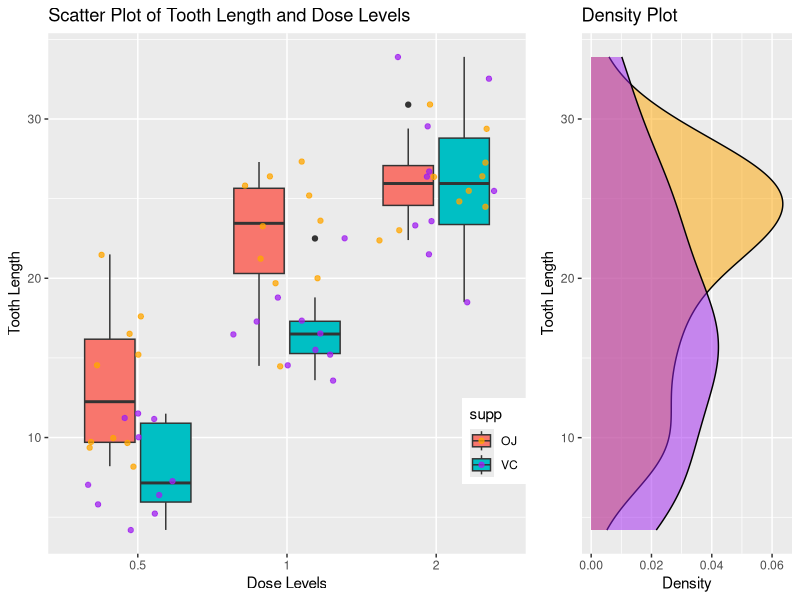

Here is the R script that generated this plot: (Note: this script raises an error after producing the figure.)
## ---- chunk 1
library(ggplot2)
library(datasets)
library(gridExtra)
data(ToothGrowth)
attach(ToothGrowth)
## ---- chunk 2
ToothGrowth$dose <- factor(ToothGrowth$dose)
## ---- chunk 3
str(ToothGrowth)
## ---- chunk 4
set.seed(123)
scatter <- ggplot(ToothGrowth,aes(dose,len)) + 
  geom_boxplot(aes(fill=supp)) + 
  geom_jitter(alpha=I(3/4),aes(color=supp)) + 
  scale_color_manual(values=c("orange","purple")) + 
  theme(legend.position=c(1,0.3),legend.justification=c(1,1)) + 
  labs(title="Scatter Plot of Tooth Length and Dose Levels",x="Dose Levels",y="Tooth Length")
## ---- chunk 5
plot_right <- ggplot(ToothGrowth,aes(len,fill=supp)) + 
  geom_density(alpha=.5) + 
  coord_flip() + 
  scale_fill_manual(values=c("orange","purple")) + 
  theme(legend.position="none") + 
  labs(title="Density Plot",y="Density",x="Tooth Length")
## ---- chunk 6
grid.arrange(scatter, plot_right, ncol=2, nrow=1, widths=c(4, 2))
## ---- chunk 7
summary(ToothGrowth)
## ---- chunk 8
table(ToothGrowth$supp,ToothGrowth$dose)
## ---- chunk 9
t.test(len ~ supp, paired = F, var.equal = F, data = ToothGrowth)
## ---- chunk 10
Dose_05_10 <- subset(ToothGrowth, dose %in% c(0.5, 1.0))
Dose_05_20 <- subset(ToothGrowth, dose %in% c(0.5, 2.0))
Dose_10_20 <- subset(ToothGrowth, dose %in% c(1.0, 2.0))
## ---- chunk 11
t.test(len ~ dose, paired = F, var.equal = F, data = Dose_05_10)
## ---- chunk 12
t.test(len ~ dose, paired = F, var.equal = F, data = Dose_05_20)
## ---- chunk 13
t.test(len ~ dose, paired = F, var.equal = F, data = Dose_10_20)
## ---- chunk 14
Dose_05 <- subset(ToothGrowth, dose %in% c(0.5))
Dose_20 <- subset(ToothGrowth, dose %in% c(2.0))
Dose_10 <- subset(ToothGrowth, dose %in% c(1.0))
## ---- chunk 15
t.test(len ~ supp, paired = F, var.equal = F, data = Dose_05)
## ---- chunk 16
t.test(len ~ supp, paired = F, var.equal = F, data = Dose_10)
## ---- chunk 17
t.test(len ~ supp, paired = F, var.equal = F, data = Dose_20)
